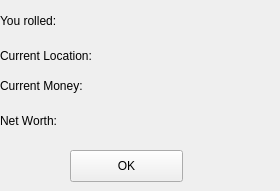
     <widget class="QWidget" name="page_19l">
      <widget class="QLabel" name="label_l3_10">
       <property name="geometry">
        <rect>
         <x>100</x>
         <y>70</y>
         <width>131</width>
         <height>31</height>
        </rect>
       </property>
       <property name="text">
        <string/>
       </property>
      </widget>
      <widget class="QLabel" name="label_137">
       <property name="geometry">
        <rect>
         <x>0</x>
         <y>70</y>
         <width>111</width>
         <height>31</height>
        </rect>
       </property>
       <property name="text">
        <string>Current Money:</string>
       </property>
      </widget>
      <widget class="QLabel" name="label_138">
       <property name="geometry">
        <rect>
         <x>0</x>
         <y>40</y>
         <width>111</width>
         <height>31</height>
        </rect>
       </property>
       <property name="text">
        <string>Current Location:</string>
       </property>
      </widget>
      <widget class="QLabel" name="label_139">
       <property name="geometry">
        <rect>
         <x>0</x>
         <y>0</y>
         <width>81</width>
         <height>41</height>
        </rect>
       </property>
       <property name="text">
        <string>You rolled:</string>
       </property>
      </widget>
      <widget class="QLabel" name="label_l1_10">
       <property name="geometry">
        <rect>
         <x>100</x>
         <y>0</y>
         <width>61</width>
         <height>31</height>
        </rect>
       </property>
       <property name="text">
        <string/>
       </property>
      </widget>
      <widget class="QLabel" name="label_l2_10">
       <property name="geometry">
        <rect>
         <x>120</x>
         <y>40</y>
         <width>151</width>
         <height>31</height>
        </rect>
       </property>
       <property name="text">
        <string/>
       </property>
      </widget>
      <widget class="QPushButton" name="pushButton_l11">
       <property name="geometry">
        <rect>
         <x>70</x>
         <y>150</y>
         <width>113</width>
         <height>32</height>
        </rect>
       </property>
       <property name="text">
        <string>OK</string>
       </property>
      </widget>
      <widget class="QLabel" name="label_235">
       <property name="geometry">
        <rect>
         <x>0</x>
         <y>100</y>
         <width>81</width>
         <height>41</height>
        </rect>
       </property>
       <property name="text">
        <string>Net Worth:</string>
       </property>
      </widget>
      <widget class="QLabel" name="label_l2_31">
       <property name="geometry">
        <rect>
         <x>90</x>
         <y>100</y>
         <width>151</width>
         <height>31</height>
        </rect>
       </property>
       <property name="text">
        <string/>
       </property>
      </widget>
     </widget>
